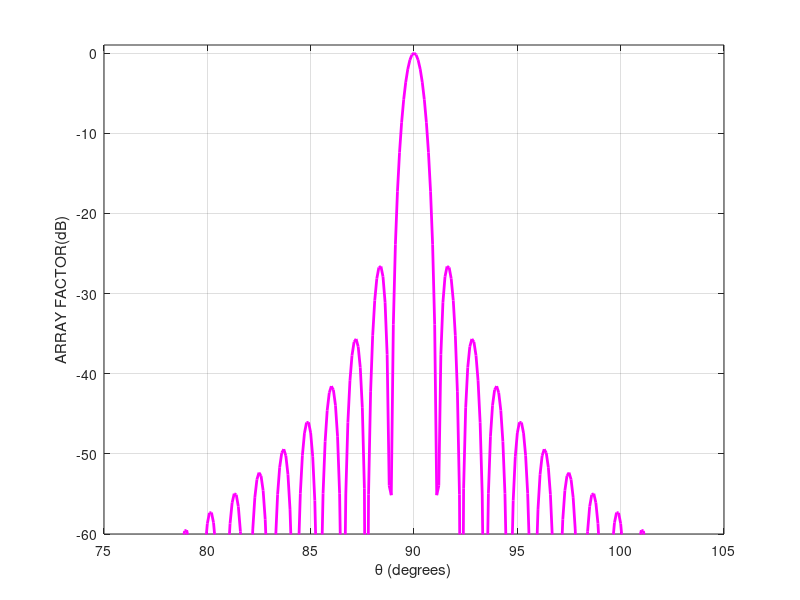
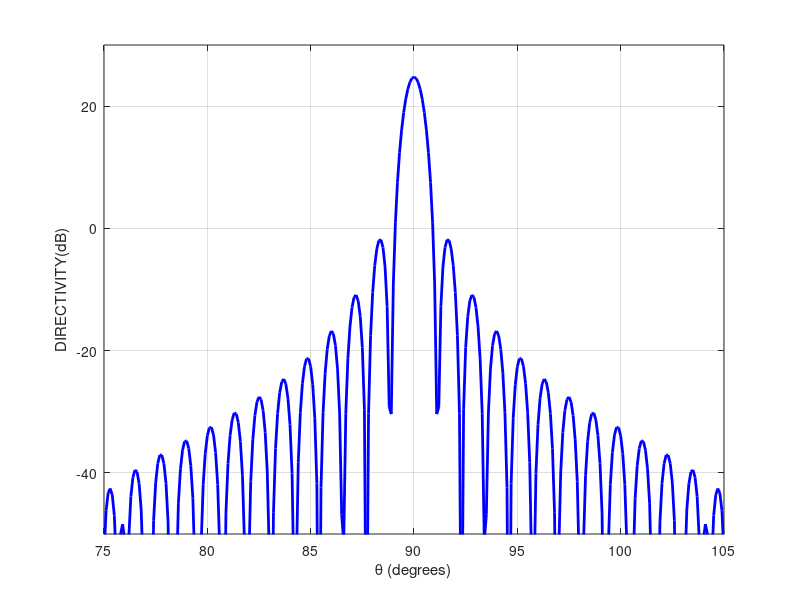
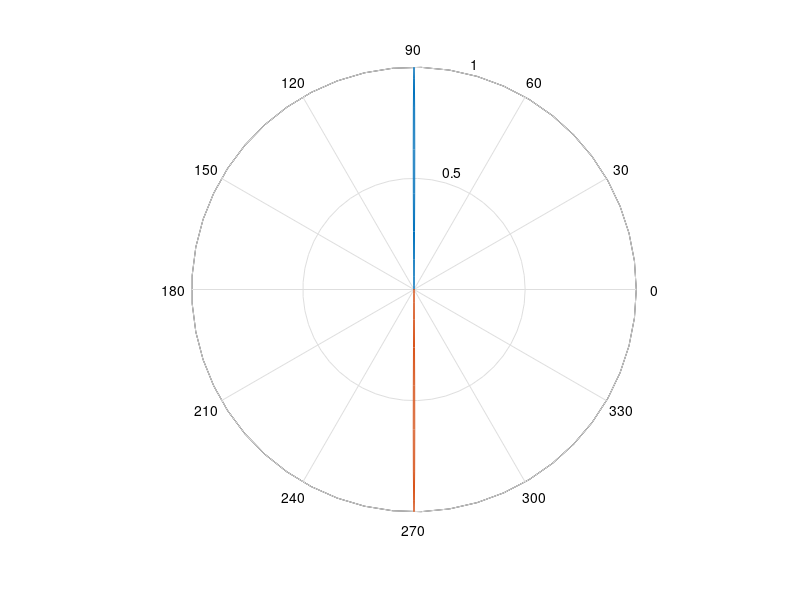

MATLAB code to generate these figures, in order:
clear
clc

%% Initialization

j=sqrt(-1);
M=1801; %Angle resolution
k=2*pi; %wavenumber
theta=linspace(0,pi,M);
phi=linspace(-pi/2,pi/2,M);
[THETA,PHI]=meshgrid(theta,phi);
dtheta=pi/M;
dphi=pi/M;

%Planar Array variables
My=100; 
Nz=100;
dy=0.5; %Interelement spacing in y
dz=0.5; %Interelement spacing in z
deltay=0; %Steering angle in phi
deltaz=0; %Steering angle in theta

%Array factor
psiy=(-k*dy*sin(theta).*sin(phi))+deltay;
psiz=(-k*dz*cos(theta))+ deltaz;
AFy=0;
AFz=0;
for m=1:My
    AFy= AFy+ exp(j*(m-1)*psiy);
end
for n=1:Nz
    AFz=AFz+ exp(j*(n-1)*psiz);
end
AF=AFy.*AFz;
U=(abs(AF)./max(abs(AF))).^2;
AFdB=10.*log10(U);
Prad=sum(sum(U.*sin(THETA).*dtheta.*dphi));
D=4*pi*U/Prad;
DdB=10.*log10(D);
Do=max(D);
DodB=max(DdB);
%% Figures

% Array Factor Graph
plot(theta*180/pi,AFdB,'m','linewidth',2);
axis([75 105 max(min(AFdB)-1,-60) 1]);
xlabel(['\theta',' (degrees)']),ylabel('ARRAY FACTOR(dB)')
grid on;
AFmag=abs(AF);

% Directivity
figure;
diffdB=DodB-min(DdB);
plot(theta*180/pi,DdB,'b','linewidth',2);
xlabel(['\theta',' (degrees)']),ylabel('DIRECTIVITY(dB)')
grid on;
axis([75 105 max(-50,10*floor(min(DdB)/10)) 10*ceil(DodB/10)]);

% Radiation Pattern
figure;
polar(theta, U);
hold on;
polar(-theta, U);
